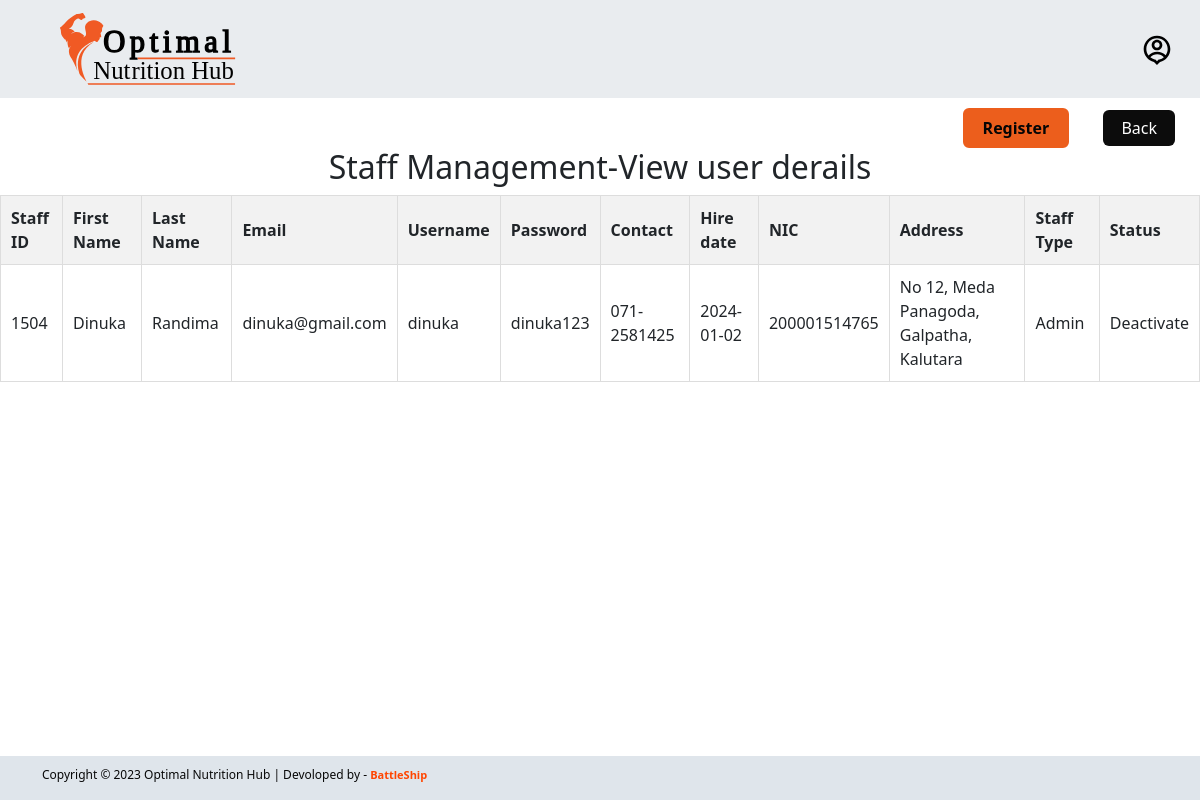
The app's page /admin/staff-management/staff-view.php?staffId=1504 (signed in), older data.
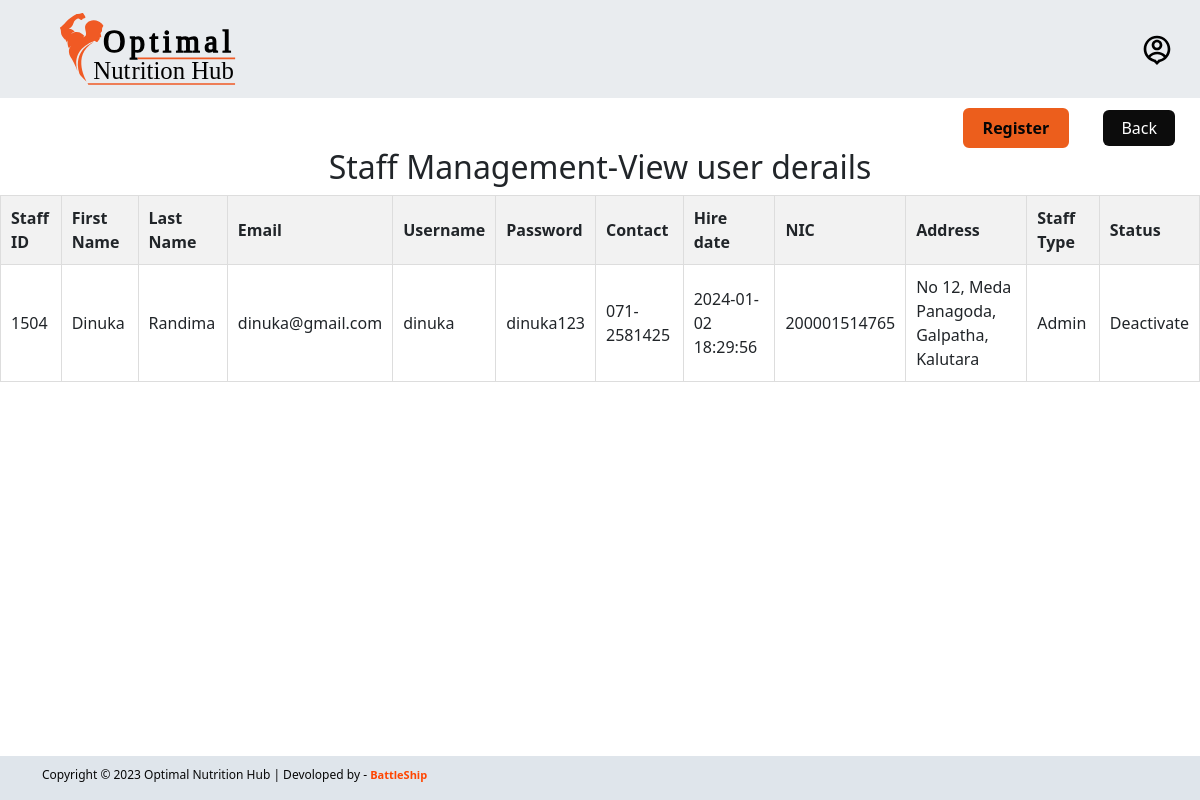
The same page, newer data.
### tables this page shows
CREATE TABLE `staff` (
  `staff_id` int(11) NOT NULL,
  `staff_fname` varchar(50) DEFAULT NULL,
  `staff_lname` varchar(50) DEFAULT NULL,
  `staff_username` varchar(50) DEFAULT NULL,
  `staff_pwd` varchar(50) DEFAULT NULL,
  `staff_email` varchar(100) DEFAULT NULL,
  `staff_is_active` tinyint(1) DEFAULT 1,
  `staff_phone` varchar(15) DEFAULT NULL,
  `staff_hire_date` datetime DEFAULT NULL,
  `staff_nic` varchar(15) DEFAULT NULL,
  `staff_add_line1` varchar(255) DEFAULT NULL,
  `staff_add_line2` varchar(255) DEFAULT NULL,
  `staff_add_line3` varchar(255) DEFAULT NULL,
  `staff_add_line4` varchar(255) DEFAULT NULL,
  `fk_staff_type_id` int(11) DEFAULT NULL
);

CREATE TABLE `staff_type` (
  `staff_type_id` int(11) NOT NULL,
  `staff_type_name` varchar(50) DEFAULT NULL
);

### admin/staff-management/staff-view.php (the view, shortened to what this page needs)
<?php
include('../../database/config.php');
?>
<!DOCTYPE html>
<html lang="en">
<head>
    <link href="https://cdn.jsdelivr.net/npm/bootstrap@5.3.2/dist/css/bootstrap.min.css" rel="stylesheet">
    <link rel="stylesheet" href="../../css/main.css">
    <link rel="stylesheet" href="../../css/footer.css">
    <link rel="stylesheet" href="../../css/staff-management.css">
</head>
<body>
    <?php
    include('../../includes/admin-navigation-bar.php');
    ?>
    <div class="back-button-container">
        <a href="staff-register.php" class="Registration">Register</a>
        <a href="staffAccount-management.php" class="back-button">Back</a>
    </div>
    <h2 class="text-center ">Staff Management-View user derails</h2>
    <table>
        <tr>
            <th>Staff ID</th>
            <th>First Name</th>
            <th>Last Name</th>
            <th>Email</th>
            <th>Username</th>
            <th>Password</th>
            <th>Contact</th>
            <th>Hire date</th>
            <th>NIC</th>
            <th>Address</th>
            <th>Staff Type</th>
            <th>Status</th>
        </tr>
        <?php
        if (isset($_GET['staffId'])) {
            $view_staff = $_GET['staffId'];
            $get_userdetails = "SELECT staff_id, staff_fname, staff_lname, staff_email, staff_username, staff_pwd, staff_phone, staff_hire_date, staff_nic, staff_add_line1, staff_add_line2, staff_add_line3, staff_add_line4, staff_type_name, staff_is_active FROM staff
            INNER JOIN staff_type ON staff.fk_staff_type_id = staff_type.staff_type_id
            WHERE staff.staff_id = $view_staff";
            $result = mysqli_query($con, $get_userdetails);
            $row_count = mysqli_num_rows($result);
            if ($row_count == 0) {
                echo "<h2 class='bg-danger text-center mt-5 '> No users yet </h2>";
            } else {
                while ($row_data = mysqli_fetch_assoc($result)) {
                    $staff_id = $row_data['staff_id'];
                    $staff_fname = $row_data['staff_fname'];
                    $staff_lname = $row_data['staff_lname'];
                    $staff_email = $row_data['staff_email'];
                    $staff_username = $row_data['staff_username'];
                    $Staff_password = $row_data['staff_pwd'];
                    $staff_contact = $row_data['staff_phone'];
                    $staff_hire_date = $row_data['staff_hire_date'];
                    $staff_nic = $row_data['staff_nic'];
                    $staff_Address = $row_data['staff_add_line1'] . ', ' . $row_data['staff_add_line2'] . ', ' . $row_data['staff_add_line3'] . ', ' . $row_data['staff_add_line4'];
                    $staff_type_name = $row_data['staff_type_name'];
                    $status = "Deactivate";
                    echo "<tr>
                    <td>$staff_id</td>
                    <td>$staff_fname</td>
                    <td>$staff_lname</td>
                    <td>$staff_email</td>
                    <td>$staff_username</td>
                    <td>$Staff_password</td>
                    <td>$staff_contact</td>
                    <td>$staff_hire_date</td>
                    <td>$staff_nic</td>
                    <td>$staff_Address</td>
                    <td>$staff_type_name</td>
                    <td>$status</td>
                </tr>
                    ";
                }
            }
        }
        ?>
    </table>
    <div class="fixed-bottom ">
        <footer class="bettle">
            <div class="container">
                <div class="row">
                    <div class="col-md-8 col-sm-6 col-xs-12">
                        <p class="copyright-text">Copyright &copy; 2023 Optimal Nutrition Hub | Devoloped by -
                            <a href="#"> BattleShip</a>
                        </p>
                    </div>
                </div>
            </div>
        </footer>
    </div>
</body>
</html>

### includes/admin-navigation-bar.php (shortened to what this page needs)
<nav class="navbar navbar-expand-lg bg-body-secondary  sticky-top">
    <div class="container-fluid">
        <a class="navbar-brand ms-5 me-auto " href="">
            <img src="../../images/logo.svg" alt="logo" class="logo ">
        </a>
        <div class="collapse navbar-collapse" id="navbarSupportedContent">
            <ul class="navbar-nav ms-auto ">
                <li class="nav-item">
                    <a class="nav-link" href="../admin-logout.php"><img src="../../icons/profile-line.svg" style="width: 32px;"></a>
                </li>
            </ul>
        </div>
    </div>
</nav>

### css/main.css (style rules this page uses)
.logo { width: 60% !important; height: 100%; padding: 0%; margin: 0%; }
.nav-link { font-size: 18px !important; font-weight: 500; color: black; margin-left: 7px; margin-right: 7px; }
.back-button-container { text-align: right; margin-top: 10px; }
.back-button { display: inline-block; padding: 6px 18px; margin-right: 25px; font-size: 16px; text-decoration: none; background-color: #0c0c0c; color: white; border-radius: 6px; transition: background-color 0.3s; }
.Registration { display: inline-block; padding: 6px 18px; margin-right: 30px; font-size: 16px; font-weight: 700; text-decoration: none; background-color: #ec5e1c; border: 2px solid #ec5e1c; color: rgb(5, 5, 5); border-radius: 6px; transition: background-color 0.3s; }

### css/footer.css (style rules this page uses)
.bettle { font-size: 12px; background-color: #dfe5eb; color: #080808; padding-top: 10px; }
.bettle a { font-size: 11px; text-align: center; margin: 20px 0 10px; color: orangered; text-decoration: none; font-weight: 300; font-weight: bold; }

### css/staff-management.css (style rules this page uses)
table { width: 100%; border-collapse: collapse; margin-bottom: 20px; }
th, td { border: 1px solid #ddd; padding: 10px; text-align: left; }
th { background-color: #f2f2f2; }

Row changes from the older to the newer data that the page shows:
changed staff "Dinuka": staff_hire_date "2024-01-02" → "2024-01-02 18:29:56"
